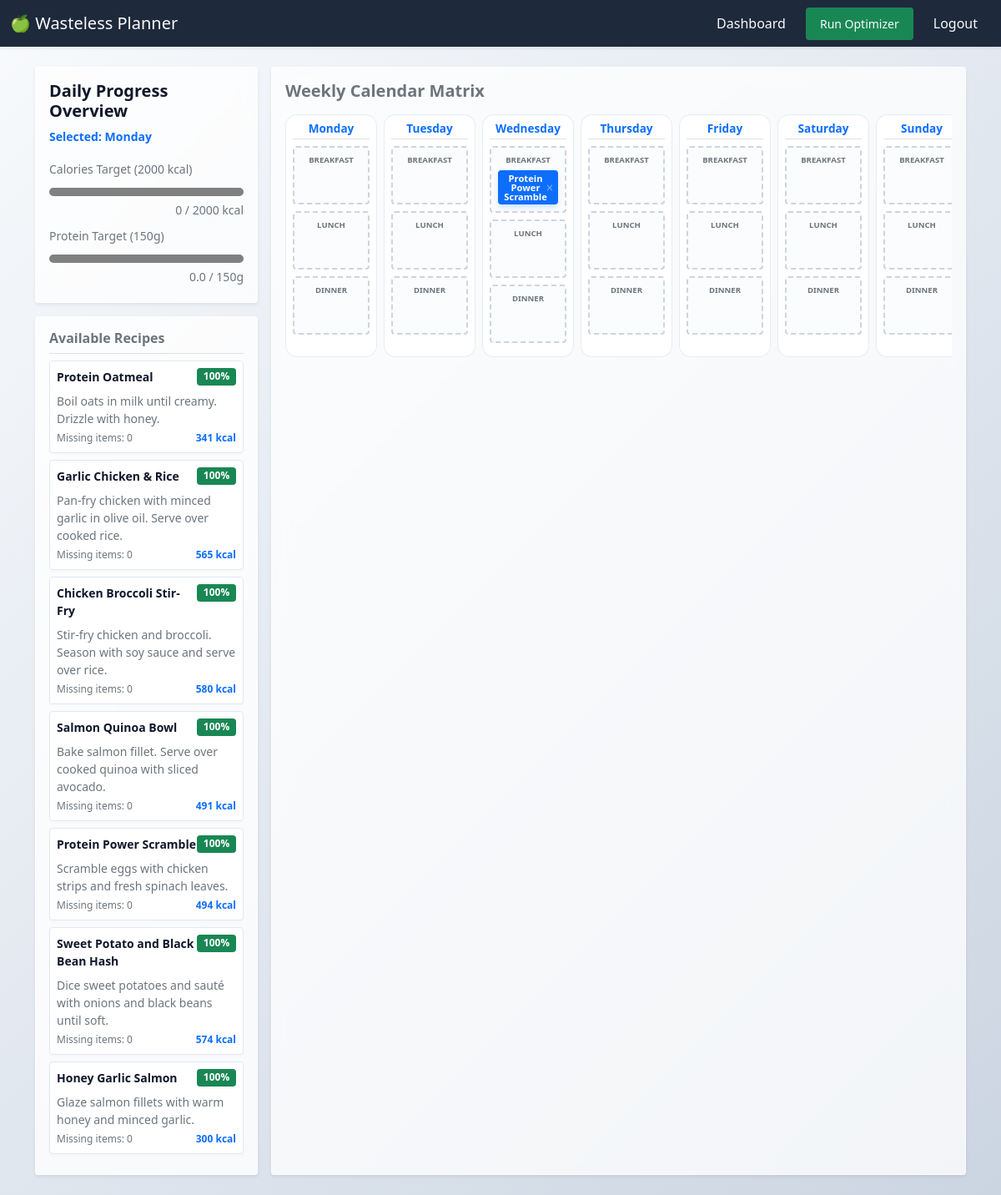
The app's page / (signed in), older data.
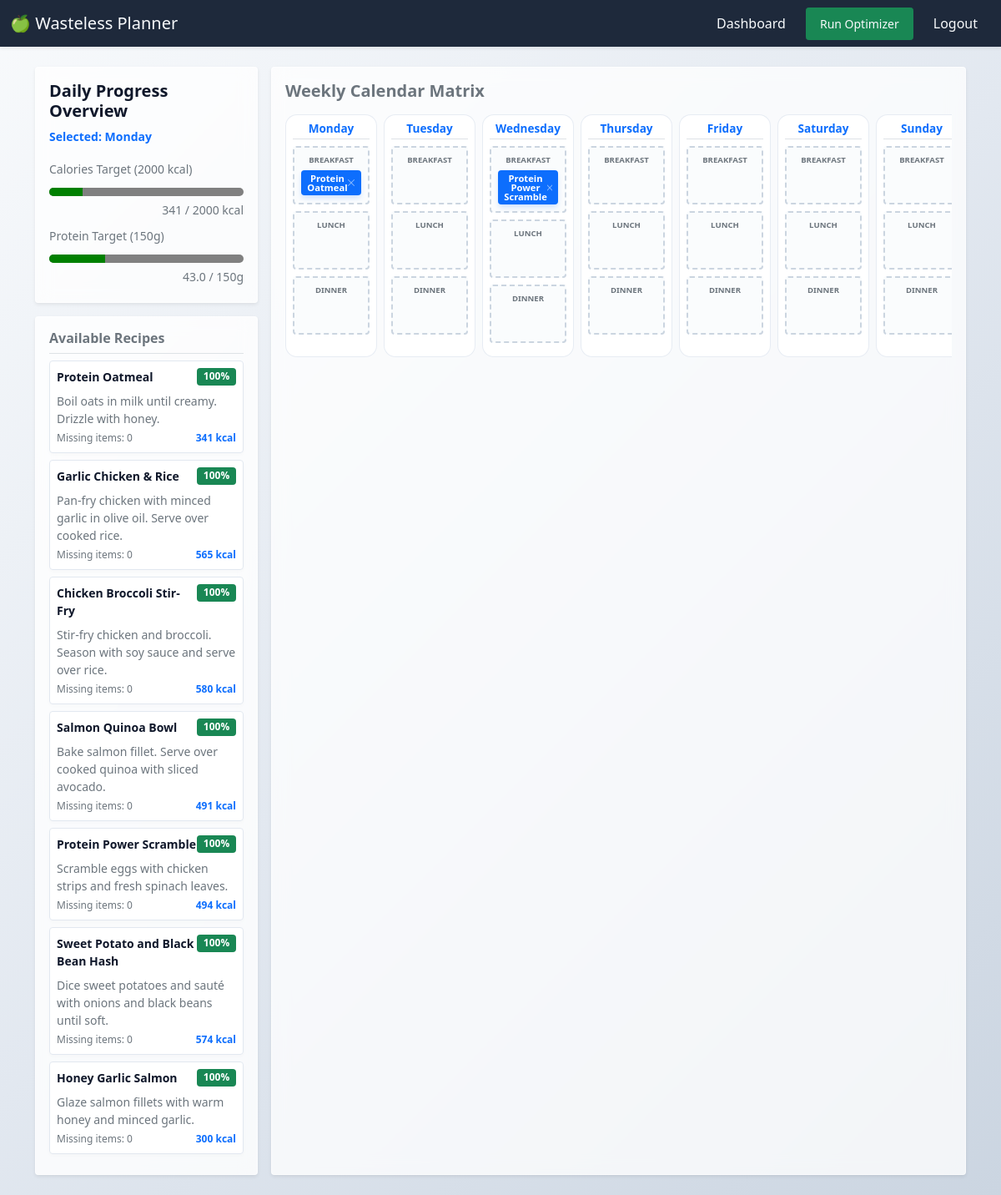
The same page, newer data.
### planner/models.py (models this page shows, shortened)
class Recipe(models.Model):
    title = models.CharField(max_length=200, unique=True)
    instructions = models.TextField()
    prep_time = models.IntegerField(help_text="Time in minutes", validators=[MinValueValidator(1)])
    calories = models.IntegerField(validators=[MinValueValidator(0)], default=0)
    protein = models.DecimalField(max_digits=5, decimal_places=1, default=0.0, help_text="in grams")
    carbs = models.DecimalField(max_digits=5, decimal_places=1, default=0.0, help_text="in grams")
    fat = models.DecimalField(max_digits=5, decimal_places=1, default=0.0, help_text="in grams")
    created_at = models.DateTimeField(auto_now_add=True)

class MealPlan(models.Model):
    MEAL_CHOICES = [
        ('Breakfast', 'Breakfast'),
        ('Lunch', 'Lunch'),
        ('Dinner', 'Dinner'),
    ]
    user = models.ForeignKey(User, on_delete=models.CASCADE, related_name="meal_plans")
    recipe = models.ForeignKey(Recipe, on_delete=models.CASCADE)
    date = models.DateField()
    meal_type = models.CharField(max_length=15, choices=MEAL_CHOICES, default='Dinner')
    class Meta:
        ordering = ['date']
        unique_together = ('user', 'date', 'meal_type')

### planner/views.py (the view)
# urls.py: path('', views.dashboard_view, name='dashboard'),
@login_required
def dashboard_view(request):
    user = request.user
    today = timezone.now().date()
    pantry_items = PantryItem.objects.filter(user=user).select_related('ingredient')
    user_stock = {}
    expiring_items = []
    seen_ingredients = set()
    for item in pantry_items:
        ing_id = item.ingredient.id
        if ing_id not in user_stock:
            user_stock[ing_id] = Decimal("0.00")
        user_stock[ing_id] += item.quantity
        try:
            days_left = item.days_until_expiration()
        except Exception:
            days_left = 99
        if days_left <= 3 and ing_id not in seen_ingredients:
            expiring_items.append(item)
            seen_ingredients.add(ing_id)
    all_recipes = Recipe.objects.prefetch_related('recipe_ingredients__ingredient')
    recommended_recipes = []
    for recipe in all_recipes:
        requirements = recipe.recipe_ingredients.all()
        if not requirements:
            continue
        matched_ingredients = 0
        total_ingredients_count = len(requirements)
        for req in requirements:
            req_ing_id = req.ingredient.id
            if req_ing_id in user_stock and user_stock[req_ing_id] >= req.quantity:
                matched_ingredients += 1
        match_percentage = int((matched_ingredients / total_ingredients_count) * 100)
        if match_percentage >= 25:
            recommended_recipes.append({
                "recipe": recipe,
                "match_percentage": match_percentage,
                "missing_count": total_ingredients_count - matched_ingredients
            })
    calendar_days = [
        {"code": "MON", "name": "Monday"},
        {"code": "TUE", "name": "Tuesday"},
        {"code": "WED", "name": "Wednesday"},
        {"code": "THU", "name": "Thursday"},
        {"code": "FRI", "name": "Friday"},
        {"code": "SAT", "name": "Saturday"},
        {"code": "SUN", "name": "Sunday"},
    ]
    daily_macros = {
        "MON": {"calories": 0, "protein": 0.0},
        "TUE": {"calories": 0, "protein": 0.0},
        "WED": {"calories": 0, "protein": 0.0},
        "THU": {"calories": 0, "protein": 0.0},
        "FRI": {"calories": 0, "protein": 0.0},
        "SAT": {"calories": 0, "protein": 0.0},
        "SUN": {"calories": 0, "protein": 0.0},
    }
    saved_meals = MealPlan.objects.filter(user=user).select_related('recipe')
    day_map = {0: "MON", 1: "TUE", 2: "WED", 3: "THU", 4: "FRI", 5: "SAT", 6: "SUN"}
    for plan in saved_meals:
        code = day_map.get(plan.date.weekday(), "MON")
        plan.date_code = code
        if plan.recipe:
            cals = getattr(plan.recipe, 'calories', 0) or 0
            prot = getattr(plan.recipe, 'protein', 0) or 0
            daily_macros[code]["calories"] += int(cals)
            daily_macros[code]["protein"] += int(prot)
    context = {
        "pantry_items": pantry_items,
        "expiring_items": expiring_items,
        "recommended_recipes": recommended_recipes,  # Constrain UI view window to top 7 hits
        "today": today,
        "calendar_days": calendar_days,
        "saved_meals": saved_meals,
        "daily_macros": daily_macros,
        "mon_cals": daily_macros["MON"]["calories"],
        "mon_prot": daily_macros["MON"]["protein"],
    }
    return render(request, "planner/index.html", context)

### planner/models.py (called while the page is built)
    def days_until_expiration(self):
        delta = self.expiration_date - timezone.now().date()
        return delta.days

### planner/templates/planner/index.html (shortened to what the changed rows need)
{% extends "planner/layout.html" %}
{% block body %}
<div class="d-flex flex-nowrap row g-3">
    <aside class="col-12 col-md-4 col-lg-3" id="macro-summary-panel">
        <div class="card p-3 shadow-sm mb-3">
            <div class="mb-2">
                <label for="calories-progress" class="form-label mb-1 small text-muted">Calories Target (2000 kcal)</label>
                <progress id="calories-progress" class="w-100" value="{{ mon_cals }}" max="2000"></progress>
                <small class="text-muted d-block text-end" id="calories-text-value">{{ mon_cals }} / 2000 kcal</small>
            </div>
            <div class="mb-1">
                <label for="protein-progress" class="form-label mb-1 small text-muted">Protein Target (150g)</label>
                <progress id="protein-progress" class="w-100" value="{{ mon_prot }}" max="150"></progress>
                <small class="text-muted d-block text-end" id="protein-text-value">{{ mon_prot }} / 150g</small>
            </div>
        </div>
        <div class="card p-3 shadow-sm" id="recipe-pool">
        {% if recommended_recipes %}
            {% for item in recommended_recipes %}
            <div class="recipe-card p-2 mb-2 border rounded bg-light" draggable="true" data-recipe-id="{{ item.recipe.id }}" data-calories="{{ item.recipe.calories }}" data-protein="{{ item.recipe.protein }}" style="cursor: grab;">
                <div class="d-flex justify-content-between align-items-start">
                <strong class="text-dark small">{{ item.recipe.title }}</strong>
                <span class="badge bg-success small">{{ item.match_percentage }}%</span>
                </div>
                <div class="text-secondary small mt-2">
                <p class="mb-1">{{ item.recipe.instructions }}</p>
                </div>
                <div class="text-muted mt-1 d-flex justify-content-between" style="font-size: 0.75rem;">
                <span>Missing items: {{ item.missing_count }}</span>
                <span class="text-primary fw-bold">{{ item.recipe.calories }} kcal</span>
                </div>
            </div>
            {% endfor %}
        {% else %}
            <p class="text-muted small text-center my-3">No recipe matches found (Min. 25% match required).</p>
        {% endif %}
        </div>
    </aside>
    <section class="col-12 col-md-8 col-lg-9" id="calendar-workspace">
        <div class="card p-3 shadow-sm h-100">
            <h2 class="h5 fw-bold mb-3 text-secondary">Weekly Calendar Matrix</h2>
            <div class="calendar-grid" style="display: grid; grid-template-columns: repeat(7, minmax(110px, 1fr)); gap: 0.5rem; overflow-x: auto;">
                {% for day in calendar_days %}
                <div class="calendar-day-column border rounded p-2 bg-white" data-day-code="{{ day.code }}" data-day-name="{{ day.name }}">
                    <h6 class="text-center text-primary border-bottom pb-1 fw-bold" style="font-size: 0.85rem;">{{ day.name }}</h6>
                    <div class="meal-slot border rounded p-2 my-2 bg-light text-center"
                         data-meal-type="Breakfast"
                         data-current-calories="{% for plan in saved_meals %}{% if plan.date_code == day.code and plan.meal_type == 'Breakfast' %}{{ plan.recipe.calories }}{% endif %}{% endfor %}"
                         data-current-protein="{% for plan in saved_meals %}{% if plan.date_code == day.code and plan.meal_type == 'Breakfast' %}{{ plan.recipe.protein }}{% endif %}{% endfor %}"
                         style="min-height: 70px;">
                        <small class="slot-label text-muted d-block fw-bold" style="font-size: 0.6rem;">BREAKFAST</small>
                        <div class="slot-occupied-zone mt-1">
                            {% for plan in saved_meals %}
                                {% if plan.date_code == day.code and plan.meal_type == "Breakfast" %}
                                    <span class="recipe-card badge bg-primary w-100 py-1 text-wrap d-flex justify-content-between align-items-center"
                                        draggable="true"
                                        data-recipe-id="{{ plan.recipe.id }}"
                                        data-calories="{{ plan.recipe.calories }}"
                                        data-protein="{{ plan.recipe.protein }}"
                                        style="cursor: grab; font-size: 0.7rem;">
                                        <strong class="text-white">{{ plan.recipe.title }}</strong>
                                        <button type="button" class="btn-close btn-close-white remove-meal-btn"
                                                aria-label="Remove"
                                                style="font-size: 0.5rem; padding: 0.2rem; cursor: pointer;"></button>
                                    </span>
                                {% endif %}
                            {% endfor %}
                        </div>
                    </div>
                    <div class="meal-slot border rounded p-2 my-2 bg-light text-center"
                         data-meal-type="Lunch"
                         data-current-calories="{% for plan in saved_meals %}{% if plan.date_code == day.code and plan.meal_type == 'Lunch' %}{{ plan.recipe.calories }}{% endif %}{% endfor %}"
                         data-current-protein="{% for plan in saved_meals %}{% if plan.date_code == day.code and plan.meal_type == 'Lunch' %}{{ plan.recipe.protein }}{% endif %}{% endfor %}"
                         style="min-height: 70px;">
                        <small class="slot-label text-muted d-block fw-bold" style="font-size: 0.6rem;">LUNCH</small>
                    </div>
                    <div class="meal-slot border rounded p-2 my-2 bg-light text-center"
                         data-meal-type="Dinner"
                         data-current-calories="{% for plan in saved_meals %}{% if plan.date_code == day.code and plan.meal_type == 'Dinner' %}{{ plan.recipe.calories }}{% endif %}{% endfor %}"
                         data-current-protein="{% for plan in saved_meals %}{% if plan.date_code == day.code and plan.meal_type == 'Dinner' %}{{ plan.recipe.protein }}{% endif %}{% endfor %}"
                         style="min-height: 70px;">
                        <small class="slot-label text-muted d-block fw-bold" style="font-size: 0.6rem;">DINNER</small>
                    </div>
                </div>
                {% endfor %}
            </div>
        </div>
    </section>
</div>
{% endblock %}

Row changes from the older to the newer data that the page shows:
added MealPlan: recipe "Protein Oatmeal", shown under "Monday"
Text that changed along with them:
{{ mon_cals }}: 0 → 341 (drawn)
{{ mon_cals }}: "0" → "341"
{{ mon_prot }}: 0.0 → 43.0 (drawn)
{{ mon_prot }}: "0.0" → "43.0"
